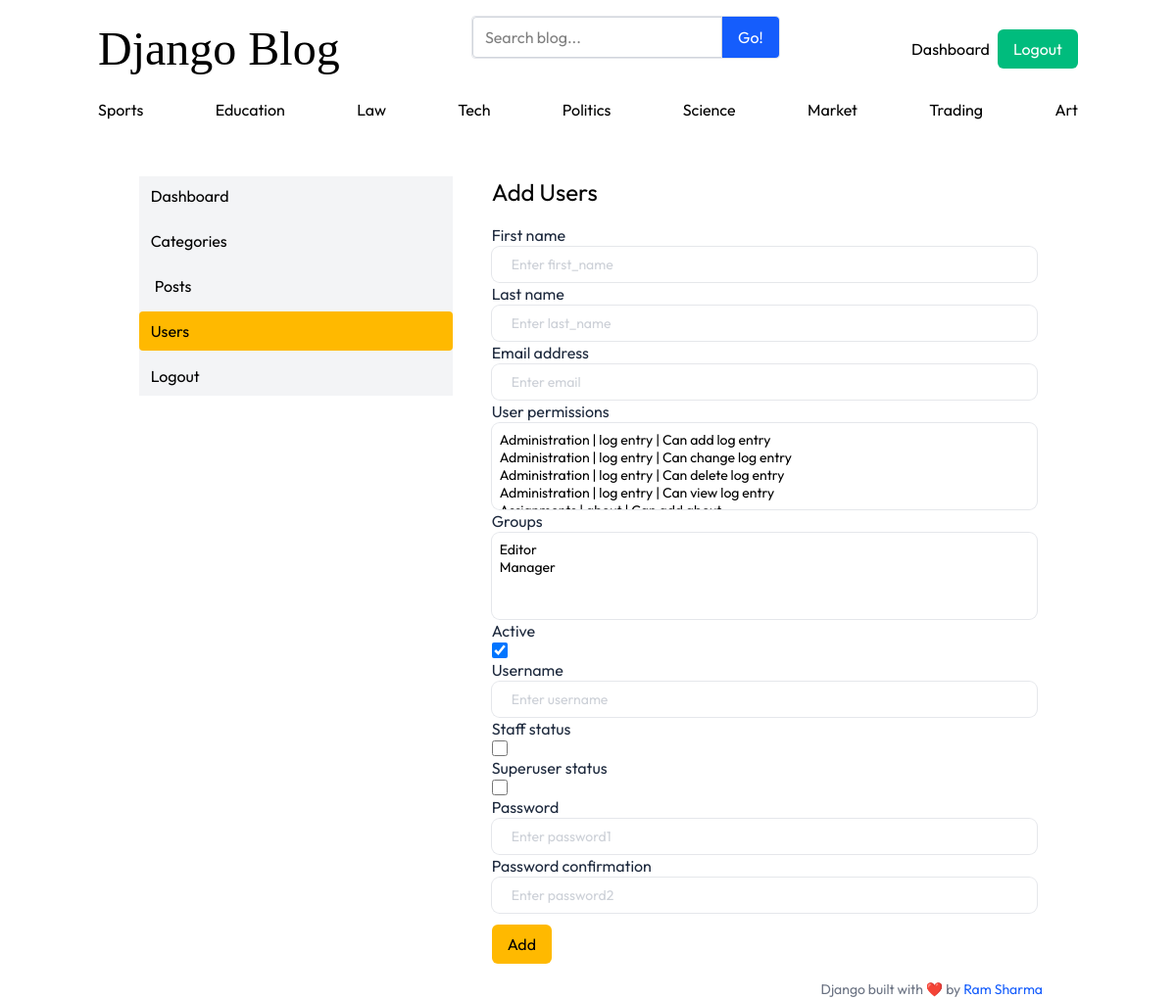
Screenshot of /dashboard/users/add_user (signed in) with the database file from the repository.
### blogs/models.py (models this page shows)
class Category(models.Model):
    category_name=models.CharField(max_length=100,unique=True)
    created_at=models.DateTimeField(auto_now_add=True)
    updated_at=models.DateTimeField(auto_now=True)
    class Meta:
        verbose_name_plural='categories'
    def __str__(self):
        return self.category_name

### dashboard/views.py (the view)
# urls.py: path('users/add_user',views.add_users,name='add_user'),
@permission_required('auth.view_user',raise_exception=True)
def add_users(request):
  if request.method=='POST':
    form=UserForm(request.POST)
    if form.is_valid():
      form.save()
      return redirect('users')
    else:
      return render(request,'dashboard/add_users.html',context={'form':form})
  else:
        form=UserForm()
        return render(request,'dashboard/add_users.html',context={'form':form})

### assignments/context_processors.py (called while the page is built)
def get_social_medias(request):
    social_links=SocialMedia.objects.all()
    return dict(social_links=social_links)

### blogs/context_processors.py (called while the page is built)
def categories_processor(request):
    categories=Category.objects.all()
    return dict(categories=categories)

### templates/Dashboard/add_users.html (shortened to what this page needs)
{% extends 'base.html' %}
{% block content %}
  <div class="w-11/12 mx-auto max-sm:w-full mt-10">
    <div class="flex gap-10">
      {% include 'Dashboard/sidebar.html' %}
      {% if perms.auth.view_users %}
        <form method="post" class="w-full">
          <h1 class="text-2xl mb-4">Add Users</h1>
          {% for field in form %}
            <div class="flex flex-col gap-3">
              <div class="flex flex-col">
                <label class="text-slate-800">{{ field.label }}</label>
                {{ field }}
              </div>
            </div>
          {% endfor %}
          <button type="submit" class="block px-4 w-fit self-end cursor-pointer p-2 h-fit bg-amber-400 rounded-md text-black mt-3">Add</button>
        </form>
      {% else %}
        <h2>Not allowd to view this page</h2>
      {% endif %}
    </div>
  </div>
{% endblock %}

### templates/base.html (shortened to what this page needs)
{% load static %}
<html lang="en">
  <head>
    <link rel="stylesheet" href="https://cdnjs.cloudflare.com/ajax/libs/font-awesome/7.0.1/css/all.min.css" />
    <link rel="stylesheet" href="{% static 'src/css/output.css' %}" />
  </head>
  <body class="font-sans">
    <div class="w-full min-h-screen">
      <div class="w-10/12 mx-auto flex flex-col pt-4 gap-4">
        <nav class="flex justify-between w-full items-center">
          <h2 class="text-5xl font-serif"><a href="{% url 'home' %}">Django Blog</a></h2>
          <div class="bg-white border border-gray-200 rounded mb-6">
            <form action="{% url 'search_blog' %}" method="get" class="flex">
              <input name="keyword" value="{{ keyword }}" class="flex-1 border border-gray-300 rounded-l px-3 py-2 focus:outline-none focus:ring-2 focus:ring-blue-500" type="text" placeholder="Search blog..." aria-label="Enter search term..." aria-describedby="button-search" />
              <button type="submit" class="bg-blue-600 cursor-pointer text-white px-4 py-2 rounded-r hover:bg-blue-700" id="button-search" type="button">Go!</button>
            </form>
          </div>
          {% if not user.is_authenticated %}
            <div class="flex gap-2">
              <a href="{% url 'login' %}" class="px-4 cursor-pointer p-2 h-fit bg-amber-400 rounded-md text-black">Login</a>
              <a href="{% url 'register' %}" class="px-4 cursor-pointer h-fit rounded-md bg-slate-800 text-white p-2">Register</a>
            </div>
          {% else %}
            <div class="flex gap-2 items-center">
              <a href="{% url 'dashboard' %}">Dashboard</a>
              <a href="{% url 'logout' %}" class="px-4 cursor-pointer h-fit rounded-md bg-emerald-500 text-white p-2">Logout</a>
            </div>
          {% endif %}
        </nav>
        <div class="flex w-full justify-between">
          {% for category in categories %}
            <a href="{% url 'get_category_posts' category.id %}">{{ category }}</a>
          {% endfor %}
        </div>
        {% block content %}
        {% endblock %}
        <footer class="text-sm text-gray-500 text-end pr-9">
          Django built with ❤️ by <span class="text-blue-600">Ram Sharma</span>
        </footer>
      </div>
    </div>
  </body>
</html>

### rows the page displays
Category: category_name "Sports"
Category: category_name "Education"
Category: category_name "Law"
Category: category_name "Tech"
Category: category_name "Politics"
Category: category_name "Science"
Category: category_name "Market"
Category: category_name "Trading"
Category: category_name "Art"

### other values shown
{{ field.label }} "First name" "Last name" "Email address" "User permissions" "Groups" "Active" "Username" "Staff status" "Superuser status" "Password" "Password confirmation"
